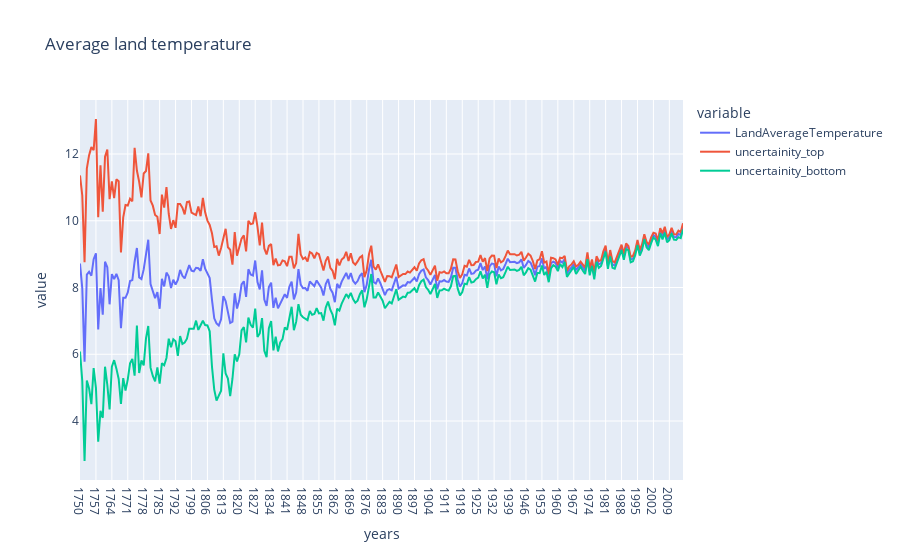

The notebook cell saved with this chart:
### Code cell
# plotting to check if global warming exists of not
fig = px.line(data, x = 'years', y = ['LandAverageTemperature', 'uncertainity_top', 'uncertainity_bottom'], title = 'Average land temperature')
fig.show()

### Figure 1 — Plotly figure (JSON) as saved in the notebook; plotly's stock layout.template omitted (floating-point values rounded to 4 significant figures; data arrays with more than 128 entries replaced by an {"elided": "..."} marker saying what was removed)
{"data": [{"hovertemplate": "variable=LandAverageTemperature<br>years=%{x}<br>value=%{y}<extra></extra>", "legendgroup": "LandAverageTemperature", "line": {"color": "#636efa", "dash": "solid"}, "mode": "lines", "name": "LandAverageTemperature", "orientation": "v", "showlegend": true, "type": "scatter", "x": {"elided": "266 str values"}, "xaxis": "x", "y": {"elided": "266 float values"}, "yaxis": "y"}, {"hovertemplate": "variable=uncertainity_top<br>years=%{x}<br>value=%{y}<extra></extra>", "legendgroup": "uncertainity_top", "line": {"color": "#EF553B", "dash": "solid"}, "mode": "lines", "name": "uncertainity_top", "orientation": "v", "showlegend": true, "type": "scatter", "x": {"elided": "266 str values"}, "xaxis": "x", "y": {"elided": "266 float values"}, "yaxis": "y"}, {"hovertemplate": "variable=uncertainity_bottom<br>years=%{x}<br>value=%{y}<extra></extra>", "legendgroup": "uncertainity_bottom", "line": {"color": "#00cc96", "dash": "solid"}, "mode": "lines", "name": "uncertainity_bottom", "orientation": "v", "showlegend": true, "type": "scatter", "x": {"elided": "266 str values"}, "xaxis": "x", "y": {"elided": "266 float values"}, "yaxis": "y"}], "layout": {"legend": {"title": {"text": "variable"}, "tracegroupgap": 0}, "title": {"text": "Average land temperature"}, "xaxis": {"anchor": "y", "domain": [0, 1], "title": {"text": "years"}}, "yaxis": {"anchor": "x", "domain": [0, 1], "title": {"text": "value"}}}}
